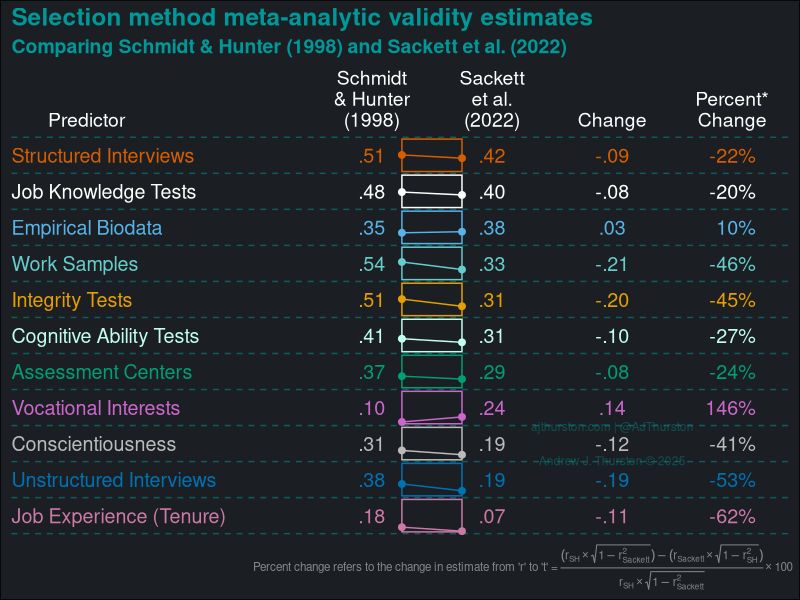
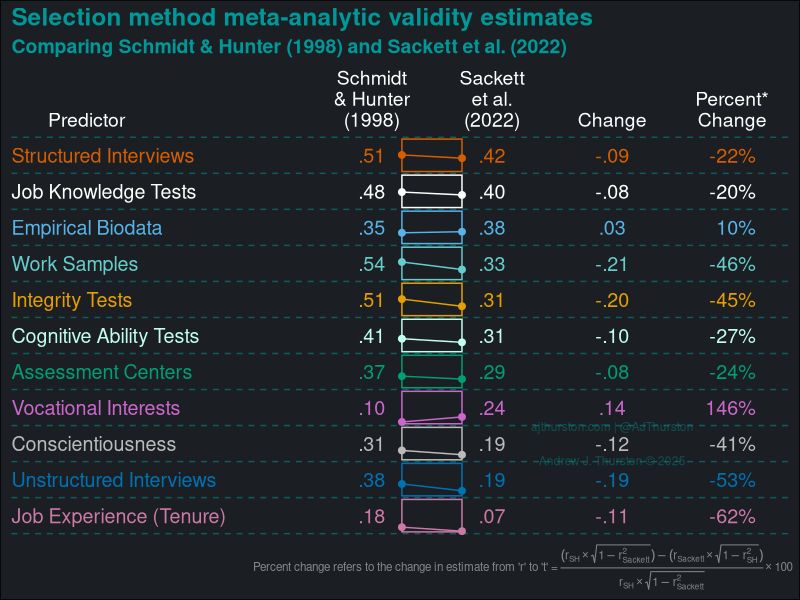

R code for these plots, in order:
## ---- chunk 1
library(ggplot2)
library(scales)

s2022 <- read.csv(here::here("data/sackett2022.csv"), header = TRUE)

trimmy <- function(x, accuracy = 2) {
  ncode <- paste0("%.", accuracy, "f")
  sub("^(-?)0.", "\\1.", sprintf(ncode, x))
}

okabe_ito <- c(
  "Structured Interviews" = "#D55E00",
  "Job Knowledge Tests" = "#FFFFFF",
  "Empirical Biodata" = "#56B4E9",
  "Work Samples" = "#66CCCC",
  "Integrity Tests" = "#E69F00",
  "Cognitive Ability Tests" = "#C0FFEE",
  "Assessment Centers" = "#009E73",
  "Vocational Interests" = "#CC66CC",
  "Conscientiousness" = "#BBBBBB",
  "Unstructured Interviews" = "#0072B2",
  "Job Experience (Tenure)" = "#CC79A7"
)

ggplot(s2022, aes(x = x_predictor, y = y + .5, color = predictor)) +
  geom_hline(yintercept = 1:12, color = "#0099997F", linetype = "dashed") +
  geom_text(aes(label = predictor), hjust = 0, size = 5) +
  geom_text(aes(x = x_lab_sh1998, label = trimmy(sh1998)), size = 5) +
  geom_text(aes(x = x_lab_sea2022, label = trimmy(sea2022)), size = 5) +
  geom_text(aes(x = x_change, label = trimmy(change)), size = 5) +
  geom_text(aes(x = x_percent, label = percent), hjust = 1, nudge_x = .2, size = 5) +
  geom_segment(aes(x = x_sh1998, xend = x_sea2022, y = y_sh1998, yend = y_sea2022)) +
  geom_point(aes(x = x_sh1998, y = y_sh1998), size = 2) +
  geom_point(aes(x = x_sea2022, y = y_sea2022), size = 2) +
  geom_rect(aes(xmin = 4.25, xmax = 4.75, ymin = y + .05, ymax = y + .95), fill = NA) +
  annotate("text", label = "ajthurston.com | @AJThurston\n\nAndrew J. Thurston © 2025", x = 6, y = 3.5, color = "#00999966", size = 3) +
  scale_color_manual(values = okabe_ito) +
  scale_x_continuous(
    limits = c(1, 7.5),
    breaks = c(1:7.5),
    expand = c(0, 0, 0, 0),
    labels = c(
      "",
      "Predictor                  ",
      "",
      "Schmidt\n& Hunter\n(1998)",
      "Sackett\net al.\n(2022)",
      "Change",
      "Percent*\nChange"
    ),
    position = "top"
  ) +
  scale_y_continuous(
    limits = c(1, 12),
    breaks = c(1:12),
    expand = c(0, .1, 0, .1)
  ) +
  labs(
    title = "Selection method meta-analytic validity estimates",
    subtitle = "Comparing Schmidt & Hunter (1998) and Sackett et al. (2022)",
    x = NULL,
    y = NULL,
    caption = expression(
  "Percent change refers to the change in estimate from 'r' to 't' = " *
  frac((r[SH] %*% sqrt(1 - r[Sackett]^2)) - (r[Sackett] %*% sqrt(1 - r[SH]^2)),
       r[SH] %*% sqrt(1 - r[Sackett]^2)) %*% 100
)
  ) +
  theme_minimal() +
  theme(
    plot.background = element_rect(fill = "#1B1F23"),
    plot.title = element_text(color = "#009999", face = "bold", size = 6.25 * 14 / 5),
    plot.subtitle = element_text(color = "#009999", face = "bold", size = 5 * 14 / 5),
    plot.caption = element_text(color = "#EFEFEF7F", size = 3 * 14 / 5),
    axis.text.y = element_blank(),
    axis.ticks.y = element_blank(),
    axis.text.x = element_text(color = "#FFFFFF", size = 5 * 14 / 5),
    panel.grid = element_blank(),
    legend.position = "none",
    panel.border = element_rect(color = "black", fill = NA, linewidth = 0)#,
    #panel.margin = unit(c(5, 0, 5, 0), units  = "mm")
    )

ggsave(
  filename = here::here("images/sackett2022_table.png"),
  plot = last_plot(),
  width = 6,
  height = 7.5,
  dpi = 300
)
